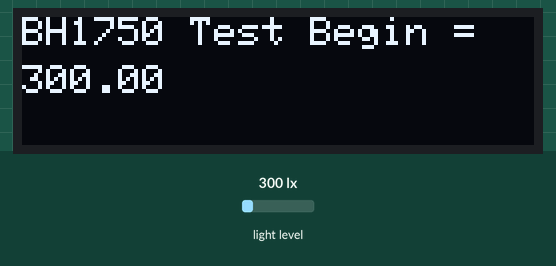
Recording of a sketch running on a simulated Arduino Uno, built with avr-gcc and run on an emulated ATmega328P. Shown: 128×32 one-colour display. The inputs (shaded band) are chosen by the test bench; at power-on: light level 300 lx.

Above: at 1.8 s.
1.9 s: light level set to 40 lx
At 2.8 s:
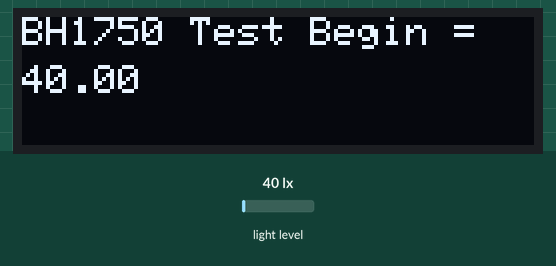
3.6 s: light level set to 500 lx
At 5.1 s:
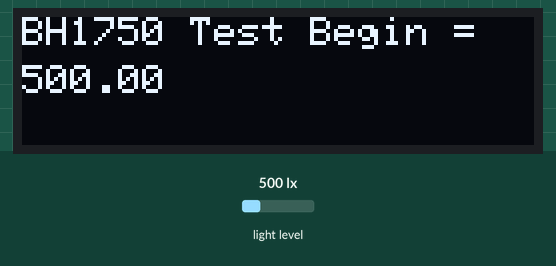
5.6 s: light level set to 1000 lx
At 7.4 s:
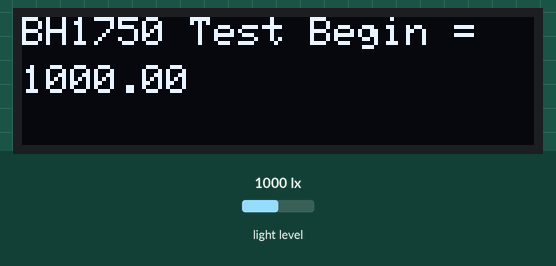
Timing chart, 0 to 8.9 s (numbered marks = the images above; inputs shaded):
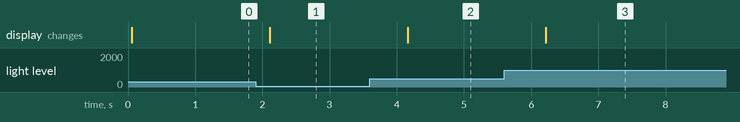

Measured:
- after the input at 1.9 s, the display: changes after 0.21 s (image 1)
- after the input at 3.6 s, the display: changes after 0.57 s (image 2)
- after the input at 5.6 s, the display: changes after 0.62 s (image 3)

The sketch:

BH1750_with_128x32.ino
```cpp
#include <SPI.h>
#include <Wire.h>
#include <BH1750.h>   // light intensity Sensor header file
BH1750 lightMeter;
#include <Adafruit_GFX.h>
#include <Adafruit_SSD1306.h>
#define SCREEN_WIDTH 128 // OLED display width, in pixels
#define SCREEN_HEIGHT 32 // OLED display height, in pixels

// Declaration for an SSD1306 display connected to I2C (SDA, SCL pins)
// The pins for I2C are defined by the Wire-library.
// On an arduino UNO:       A4(SDA), A5(SCL)
// On an arduino MEGA 2560: 20(SDA), 21(SCL)
// On an arduino LEONARDO:   2(SDA),  3(SCL), ...
#define OLED_RESET     -1 // Reset pin # (or -1 if sharing Arduino reset pin)
#define SCREEN_ADDRESS 0x3C ///< See datasheet for Address; 0x3D for 128x64, 0x3C for 128x32
Adafruit_SSD1306 display(SCREEN_WIDTH, SCREEN_HEIGHT, &Wire, OLED_RESET);

void setup() {
  Serial.begin(9600);
  Wire.begin();
  lightMeter.begin();
  // SSD1306_SWITCHCAPVCC = generate display voltage from 3.3V internally
  if(!display.begin(SSD1306_SWITCHCAPVCC, SCREEN_ADDRESS)) {
    Serial.println(F("SSD1306 allocation failed"));
    for(;;); // Don't proceed, loop forever
  }
    display.clearDisplay();
}
void loop()
{
  lux();
  delay(1000);

}

void lux()
{
   float lux = lightMeter.readLightLevel();
   display.setTextSize(0.2);
   display.setTextColor(WHITE);
   display.setCursor(0,0);
   display.print("BH1750 Test Begin =  ");
   display.setCursor(0,12);
   display.print(lux);
   delay(10);
   display.display();
   display.clearDisplay();
}
```
